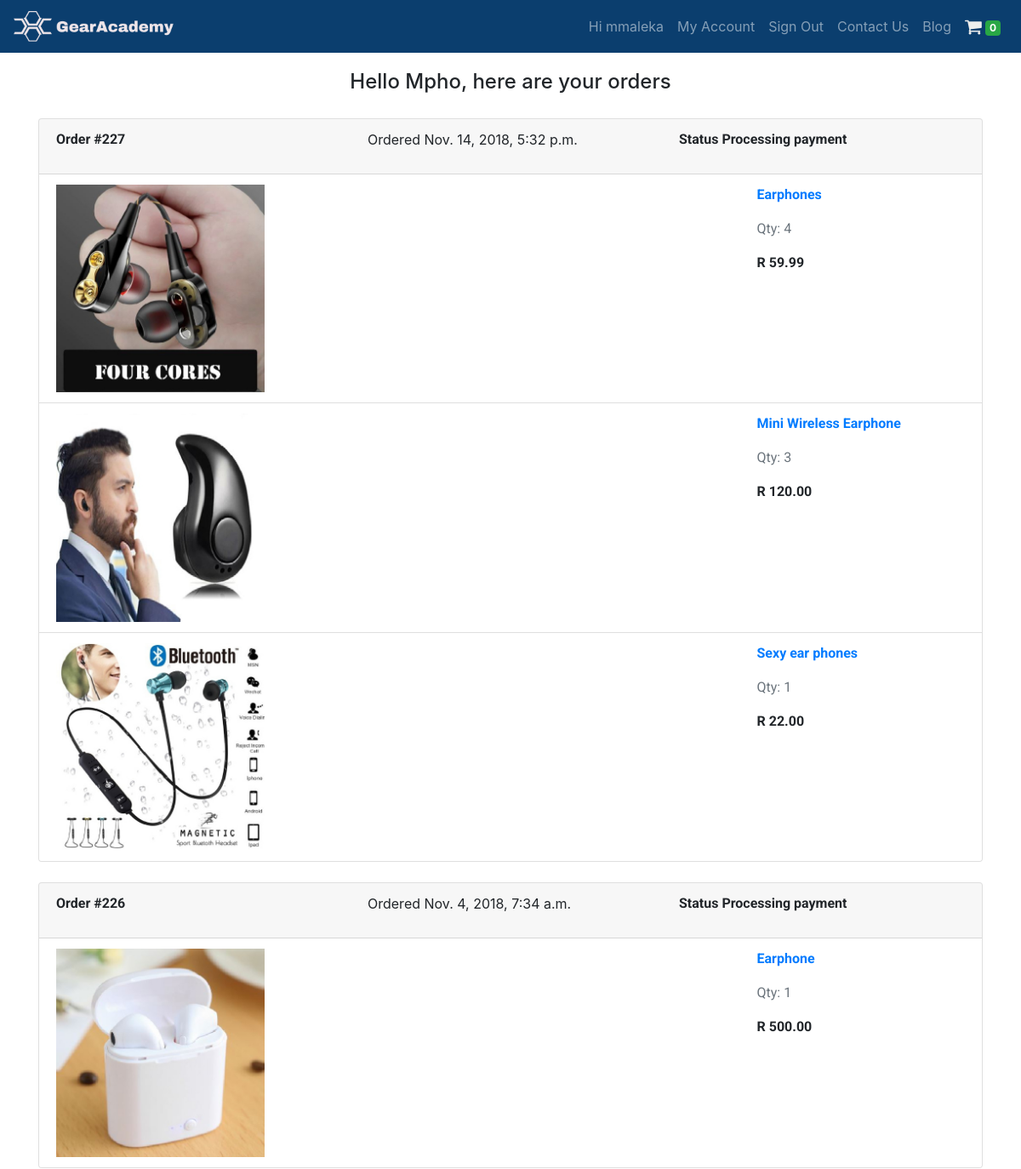
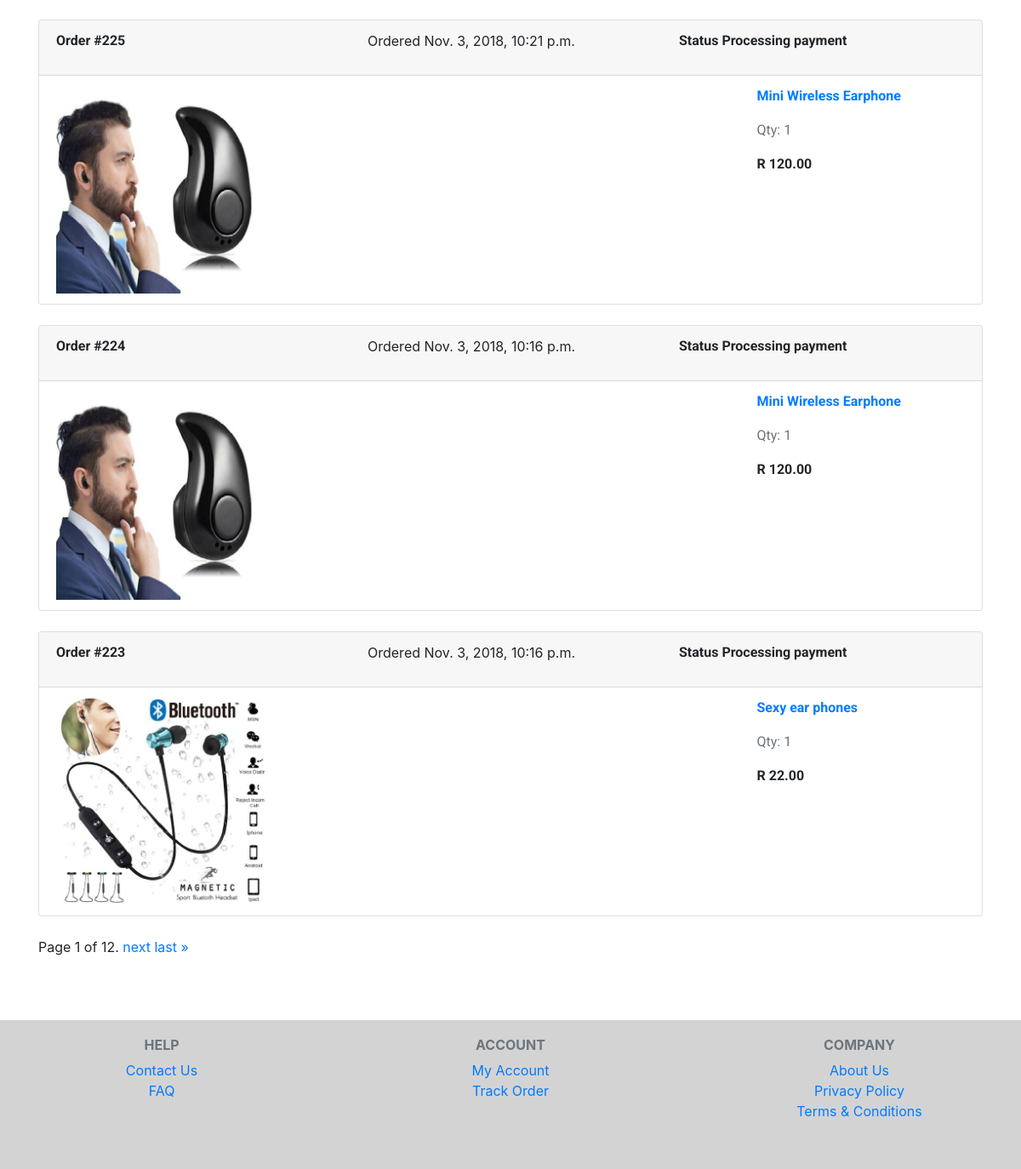
/accounts/profile_view/ (signed in), run on the app's committed database (2 pictures, top to bottom).
### orders/models.py (models this page shows, shortened)
class Order(models.Model):
    first_name = models.CharField(max_length=60)
    last_name = models.CharField(max_length=60)
    email = models.EmailField()
    address = models.CharField(max_length=150)
    postal_code = models.CharField(max_length=30)
    city = models.CharField(max_length=100)
    created = models.DateTimeField(auto_now_add=True)
    updated = models.DateTimeField(auto_now=True)
    total_price = models.DecimalField(max_digits=10, decimal_places=2, blank=True, null=True)
    shipping_Choices = (
    ('FD', 'Free delivery (Free) - 20 to 37 days'),
    ('PL', 'Priority delivery (R 40.00) - 4 to 15 days'),
    )
    shipping = models.CharField(max_length=2, choices=shipping_Choices, default='Free delivery - 20 to 37 days')
    payment_Choices = (
    ('EP', 'EFT Payment'),
    ('DP', 'Payment on delivery'),
    )
    payment_method = models.CharField(max_length=2, choices=payment_Choices, default='Pay on delivery')
    paid = models.BooleanField(default=False)
    status_Choices = (
    ('processing_payment', 'Processing payment'),
    ('payment_received', 'Payment received'),
    ('processing_order', 'Processing order'),
    ('items_dispatched', 'Items dispatched'),
    ('items_received', 'Items received'),
    )
    status = models.CharField(max_length=120, choices=status_Choices, default='Processing payment')
    class Meta:
        ordering = ('-created', )

class OrderItem(models.Model):
    order = models.ForeignKey(Order, related_name='items', on_delete=models.CASCADE)
    product = models.ForeignKey(Product, related_name='order_items', on_delete=models.CASCADE)
    price = models.DecimalField(max_digits=10, decimal_places=2)
    quantity = models.PositiveIntegerField(default=1)

### shop/models.py (models this page shows, shortened)
class ProductImage(models.Model):
    product = models.ForeignKey(Product, on_delete=models.CASCADE, related_name='images')
    image = models.ImageField(upload_to='products/%Y/%m/%d', blank=True)

class Product(models.Model):
    category = models.ForeignKey(Category, related_name='products', on_delete=models.CASCADE)
    name = models.CharField(max_length=100, db_index=True)
    slug = models.SlugField(max_length=100, db_index=True)
    description = models.TextField(blank=True)
    price = models.DecimalField(max_digits=10, decimal_places=2)
    discount = models.PositiveIntegerField(blank=True, null=True)
    available = models.BooleanField(default=True)
    stock = models.PositiveIntegerField()
    created_at = models.DateTimeField(auto_now_add=True)
    updated_at = models.DateTimeField(auto_now=True)
    warranty = models.CharField(max_length=100, default='Limited (12 months)')
    shipping = models.TextField(default='Free delivery available in South Africa only')
    barcode = models.CharField(max_length=100, default='No barcode yet')
    productUrl = models.CharField(max_length=220, default="https://www.aliexpress.com/")
    class Meta:
        ordering = ('name', )
        index_together = (('id', 'slug'),)
    def get_absolute_url(self):
        return reverse('shop:product_detail', args=[self.id, self.slug])

### accounts/views.py (the view)
@login_required
def profile_view(request):
    orders_list = Order.objects.filter(email=request.user.email)
    orderItems = OrderItem.objects.all()
    productImage = ProductImage.objects.all()
    product = Product.objects.all()
    paginator = Paginator(orders_list, 5) # Show 25 contacts per page
    page = request.GET.get('page')
    orders = paginator.get_page(page)
    context = {
        'title': 'User Profile',
        'user': request.user,
        'orders': orders,
        'orderItems':orderItems,
        'productImages': productImage,
        'products': product,
    }
    return render(request, "accounts/profile.html", context)

### cart/cart.py (called while the page is built)
    def __len__(self):
        return sum(item['quantity'] for item in self.cart.values())

### cart/context_processors.py (called while the page is built)
def cart(request):
    return {'cart': Cart(request)}

### accounts/templates/accounts/profile.html (shortened to what this page needs)
{% extends 'shop/base.html' %}
{% load staticfiles %}
{% block content %}
<div class="container">
  <div class="row">
    <div class="col-sm-12 col-md-12 col-lg-12 text-center" style="padding: 20px">
      <h4>Hello {{ user.first_name }}, here are your orders</h4>
    </div>
    <div class="col-sm-12 col-md-12 col-lg-12">
      {% for order in orders %}
        <div class="card">
          <div class="card-header myCard2">
            <div class="row">
              <div class="col-sm-12 col-md-4 col-lg-4 text-left">
                <p class="font-weight-bold">Order #{{ order.id }}</p>
              </div>
              <div class="col-sm-12 col-md-4 col-lg-4">
                Ordered {{ order.created }}
              </div>
              <div class="col-sm-12 col-md-4 col-lg-4">
                <p class="font-weight-bold">Status {{order.status}}</p>
              </div>
            </div>
          </div>
          <ul class="list-group list-group-flush">
            {% for orderItem in orderItems %}
              {% if order.id == orderItem.order.id %}
                <li class="list-group-item">
                  <div class="row justify-content-between">
                    <div class="col-sm-12 col-md-3 col-lg-3 productImage">
                      <a href="{{ orderItem.product.get_absolute_url }}">
                        {% for productImage in productImages %}
                          {% if productImage.product.id  == orderItem.product.id %}
                          <img id="{{ productsImage.id }}"
                          class="img-fluid"
                          src="{% if productImage.image %} {{ productImage.image.url }} {% else %} {% static 'http://placehold.it/700x400' %} {% endif %}"
                          alt="...">
                          {% endif %}
                        {% endfor %}
                      </a>
                    </div>
                    <div class="col-sm-12 col-md-3 col-lg-3">
                      <a href="{{ orderItem.product.get_absolute_url }}">
                        <p class="font-weight-bold">{{ orderItem.product.name }}</p>
                      </a>
                      <p class="text-muted">Qty: {{ orderItem.quantity }}</p>
                      <p class="font-weight-bold">R {{ orderItem.price }}</p>
                    </div>
                  </div>
                </li>
              {% endif %}
            {% endfor %}
          </ul>
        </div>
        <br>
      {% endfor %}
      <div class="pagination">
          <span class="step-links">
              <span class="current">
                  Page {{ orders.number }} of {{ orders.paginator.num_pages }}.
              </span>
              {% if orders.has_next %}
                  <a href="?page={{ orders.next_page_number }}">next</a>
                  <a href="?page={{ orders.paginator.num_pages }}">last &raquo;</a>
              {% endif %}
          </span>
      </div>
    </div>
  </div>
</div>
{% endblock %}

### shop/templates/shop/navbar.html (shortened to what this page needs)
<!doctype html>
{% load static %}
{% load staticfiles %}
<html lang="en">
  <head>
    <link rel="stylesheet" type="text/css" href="{% static 'css/styles.css' %}" width="200" height="">
    <link rel="stylesheet" type="text/css" href="{% static 'css/progress-wizard.min.css' %}" rel="stylesheet">
    <link href="https://maxcdn.bootstrapcdn.com/font-awesome/4.2.0/css/font-awesome.min.css" rel="stylesheet">
    <link rel="stylesheet" href="https://stackpath.bootstrapcdn.com/bootstrap/4.1.3/css/bootstrap.min.css">
  </head>
  <body class="mainWindow d-flex flex-column">
    <nav class="navbar navbar-expand-lg navbar-dark sticky-top">
        <a class="navbar-brand" href="{% url 'shop:product_list' %}">
        <img src="{% static 'img/logo4.png' %}" width="200" height="" class="d-inline-block align-top" alt="">
        </a>
        <div class="collapse navbar-collapse" id="navbarSupportedContent">
            <ul class="navbar-nav">
            {% if request.user.is_authenticated %}
            <li class="nav-item">
                <a class="nav-link" href="#">Hi {{ request.user.username }}</a>
            </li>
            <li class="nav-item">
                <a class="nav-link" href="{% url 'accounts:profile_view' %}">My Account</a>
            </li>
            <li class="nav-item">
                <a class="nav-link" href="{% url 'accounts:logout_view' %}">Sign Out</a>
            </li>
            <li class="nav-item">
                <a class="nav-link" href="{% url 'contact:contact_view' %}">Contact Us</a>
            </li>
            {% endif %}
            <li class="nav-item">
                <a class="nav-link" href="{% url 'blog:post_list' %}">Blog</a>
            </li>
            </ul>
            <ul class="navbar-nav">
                <li class="nav-item">
                    <a class="nav-link" href="{% url "cart:cart_detail" %}">
                      <i class="fa fa-lg fa-shopping-cart"></i>
                      <span class="badge badge-success">
                        {% with totail_items=cart|length %}
                          {% if cart|length > 0 %}
                              {{ totail_items }}
                          {% else %}
                              0
                          {% endif %}
                        {% endwith %}</span>
                    </a>
                </li>
            </ul>
        </div>
    </nav>
  </body>
</html>

### static/css/styles.css (style rules this page uses)
.navbar { background-color: #0b3e6e; color: #EEE5E9; }
h1,h2,h3,h4,h5,h6 { font-family: Poppins; }
.navbar-brand { font-size: 20px; font-weight: bold; }
.fa-shopping-cart { color: #eee; }
.myCard2 { padding-top: 50px; padding-bottom: 50px; }
body { min-height: 100vh; }
p { font-family:Roboto; }

### data on the page
Order: id "227", created "Nov. 14, 2018, 5:32 p.m.", status "Processing payment"
OrderItem: product.name "Earphones", quantity "4", price "59.99"
ProductImage: image (picture)
OrderItem: product.name "Mini Wireless Earphone", quantity "3", price "120.00"
ProductImage: image (picture)
OrderItem: product.name "Sexy ear phones", quantity "1", price "22.00"
ProductImage: image (picture)
Order: id "226", created "Nov. 4, 2018, 7:34 a.m.", status "Processing payment"
OrderItem: product.name "Earphone", quantity "1", price "500.00"
ProductImage: image (picture)
Order: id "225", created "Nov. 3, 2018, 10:21 p.m.", status "Processing payment"
OrderItem: product.name "Mini Wireless Earphone", quantity "1", price "120.00"
Order: id "224", created "Nov. 3, 2018, 10:16 p.m.", status "Processing payment"
OrderItem: product.name "Mini Wireless Earphone", quantity "1", price "120.00"
Order: id "223", created "Nov. 3, 2018, 10:16 p.m.", status "Processing payment"
OrderItem: product.name "Sexy ear phones", quantity "1", price "22.00"

### other printed values
{{ request.user.username }} "mmaleka"
{{ user.first_name }} "Mpho"
{{ orders.number }} "1"
{{ orders.paginator.num_pages }} "12"
